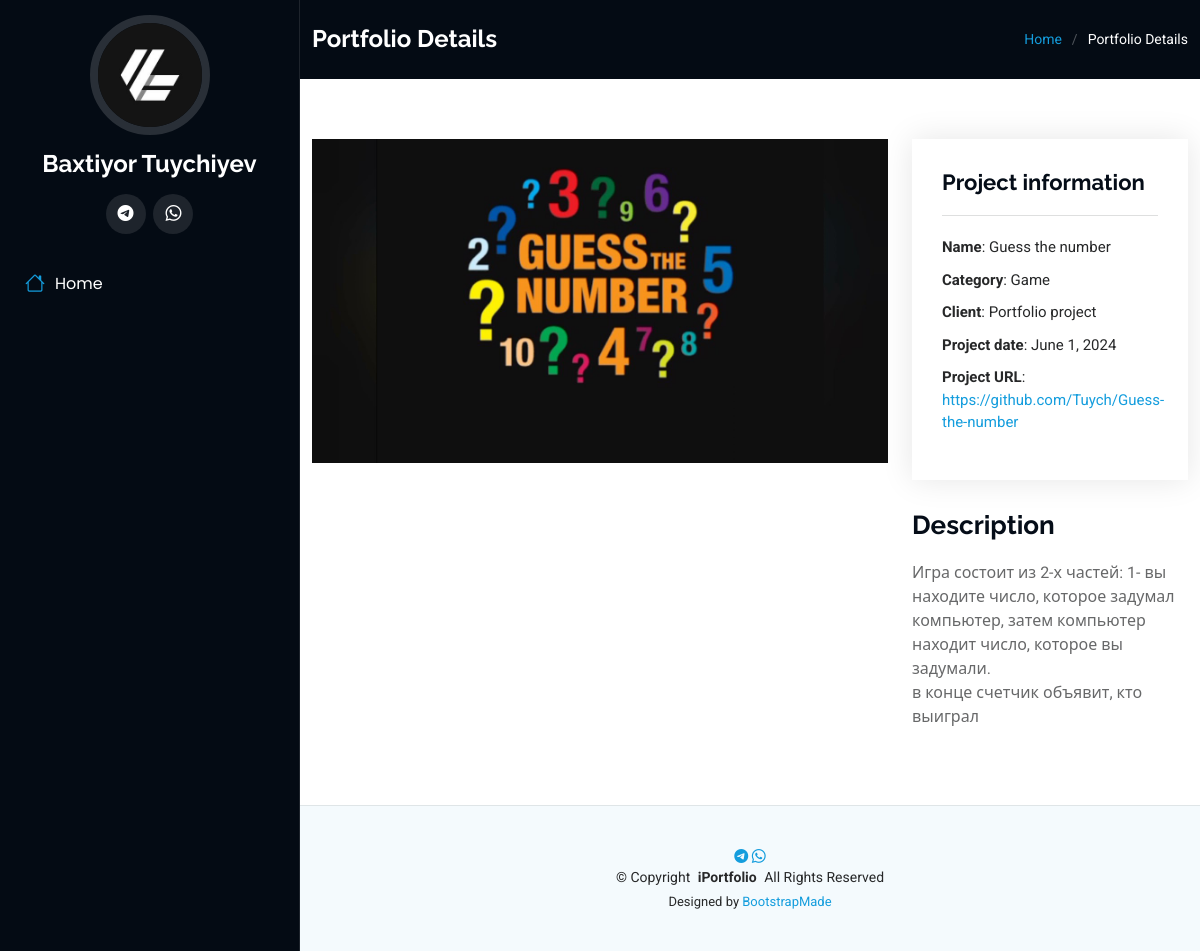
/portfolio-detail/2/, run on the app's committed database.
### main/models.py (models this page shows, shortened)
class Projects(models.Model):
    name = models.CharField(max_length=50, blank=False, null=False)
    category = models.CharField(max_length=30, blank=False, null=False)
    description = models.TextField(null=True, blank=True)
    client = models.CharField(max_length=50, default='Portfolio project')
    project_date = models.DateField(blank=True, null=True)
    project_url = models.URLField(blank=False, null=False)
    image_title = models.ImageField(upload_to='portfolio/', blank=True, null=True)
    image_main = models.ImageField(upload_to='portfolio/', blank=True, null=True)
    created_date = models.DateField(auto_now_add=True, null=True, blank=True)
    view_portfolio_numbers = models.IntegerField(null=True, blank=True)
    class Meta:
        ordering = ['-view_portfolio_numbers']

### main/views.py (the view)
# urls.py: path('portfolio-detail/<str:pk>/', views.portfolio_detail, name='portfolio-detail'),
def portfolio_detail(request, pk):
    project = get_object_or_404(Projects, id=pk)
    context = {
        'project': project
    }
    return render(request, 'main/portfolio-details.html', context)

### main/templates/main/portfolio-details.html (shortened to what this page needs)
{% extends 'main/base.html' %}
{% load static %}
{% block content %}
  <main class="main">
    <div class="page-title dark-background">
      <div class="container d-lg-flex justify-content-between align-items-center">
        <h1 class="mb-2 mb-lg-0">Portfolio Details</h1>
        <nav class="breadcrumbs">
          <ol>
            <li><a href="{% url 'index' %}">Home</a></li>
            <li class="current">Portfolio Details</li>
          </ol>
        </nav>
      </div>
    </div>
    <section id="portfolio-details" class="portfolio-details section">
      <div class="container" data-aos="fade-up" data-aos-delay="100">
        <div class="row gy-4">
          <div class="col-lg-8">
            <div class="portfolio-details-slider swiper init-swiper">
              <div class="swiper-wrapper align-items-center">
                <div class="swiper-slide">
                  {% if project.image_main %}
                    <img src="{{ project.image_main.url }}" alt="">
                  {% else %}
                    <img src="{% static 'assets/img/main/default_project_img.png' %}" alt="">
                  {% endif %}
                </div>
              </div>
            </div>
          </div>
          <div class="col-lg-4">
            <div class="portfolio-info" data-aos="fade-up" data-aos-delay="200">
              <h3>Project information</h3>
              <ul>
                <li><strong>Name</strong>: {{ project.name }}</li>
                <li><strong>Category</strong>: {{ project.category }}</li>
                <li><strong>Client</strong>: {{ project.client }}</li>
                <li><strong>Project date</strong>: {{ project.project_date }}</li>
                <li><strong>Project URL</strong>: <a href="{{ project.project_url }}" target="_blank">{{ project.project_url }}</a></li>
              </ul>
            </div>
            <div class="portfolio-description" data-aos="fade-up" data-aos-delay="300">
              <h2>Description</h2>
              <p> {{ project.description|linebreaksbr }}</p>
            </div>
          </div>
        </div>
      </div>
    </section>
  </main>
{% endblock content %}

### main/templates/main/base.html (shortened to what this page needs)
<!DOCTYPE html>
{% load static %}
<html lang="en">
<head>
  <link href="{% static 'assets/vendor/bootstrap/css/bootstrap.min.css' %}" rel="stylesheet">
  <link href="{% static 'assets/vendor/bootstrap-icons/bootstrap-icons.css' %}" rel="stylesheet">
  <link href="{% static 'assets/vendor/aos/aos.css' %}" rel="stylesheet">
  <link href="{% static 'assets/vendor/glightbox/css/glightbox.min.css' %}" rel="stylesheet">
  <link href="{% static 'assets/vendor/swiper/swiper-bundle.min.css' %}" rel="stylesheet">
  <link href="{% static 'assets/css/main.css' %}" rel="stylesheet">
</head>
<body class="index-page">
{% include 'main/navbar.html' %}
{% block content %}
{% endblock content %}
<footer id="footer" class="footer position-relative light-background">
    <div class="social-links text-center">
      <a href="https://t.me/user123446789" target="_blank" class="twitter"><i class="bi bi-telegram"></i></a>
      <a href="https://wa.me/79505158493" target="_blank" class="facebook"><i class="bi bi-whatsapp"></i></a>
    </div>
    <div class="container">
      <div class="copyright text-center ">
        <p>© <span>Copyright</span> <strong class="px-1 sitename">iPortfolio</strong> <span>All Rights Reserved</span></p>
      </div>
      <div class="credits">
        Designed by <a href="https://bootstrapmade.com/" target="_blank">BootstrapMade</a>
      </div>
    </div>
  </footer>
</body>
</html>

### main/templates/main/navbar.html (shortened to what this page needs)
{% load static %}
<header id="header" class="header dark-background d-flex flex-column">
    <div class="profile-img">
      <img src="{% static 'assets/img/my_logo.jpg' %}" alt="" class="img-fluid rounded-circle">
    </div>
    <a href="{% url 'index' %}" class="logo d-flex align-items-center justify-content-center">
      <h1 class="sitename">Baxtiyor Tuychiyev </h1>
    </a>
    <div class="social-links text-center">
      <a href="https://t.me/user123446789" target="_blank" class="twitter"><i class="bi bi-telegram"></i></a>
      <a href="https://wa.me/79505158493" target="_blank" class="facebook"><i class="bi bi-whatsapp"></i></a>
    </div>
    <nav id="navmenu" class="navmenu">
      <ul>
          {% if navbar_section %}
            <li><a href="#hero" class="active"><i class="bi bi-house navicon"></i>Home</a></li>
            <li><a href="#about"><i class="bi bi-person navicon"></i> About</a></li>
            <li><a href="#skills"><i class="bi bi-person navicon"></i> Skills</a></li>
            <li><a href="#resume"><i class="bi bi-file-earmark-text navicon"></i> Resume</a></li>
            <li><a href="#portfolio"><i class="bi bi-images navicon"></i> Portfolio</a></li>
            <li><a href="#contact"><i class="bi bi-envelope navicon"></i> Contact</a></li>
          {% else %}
            <li><a href="{% url 'index' %}" class="active"><i class="bi bi-house navicon"></i>Home</a></li>
          {% endif %}
      </ul>
    </nav>
  </header>

### data on the page
Projects: image_main (picture), name "Guess the number", category "Game", client "Portfolio project", project_date "June 1, 2024", project_url "https://github.com/Tuych/Guess-the-number", description "Игра состоит из 2-х частей: 1- вы находите число, которое задумал компьютер, затем компьютер находит число, которое вы задумали. в конце счетчик объявит, кто выиграл"
